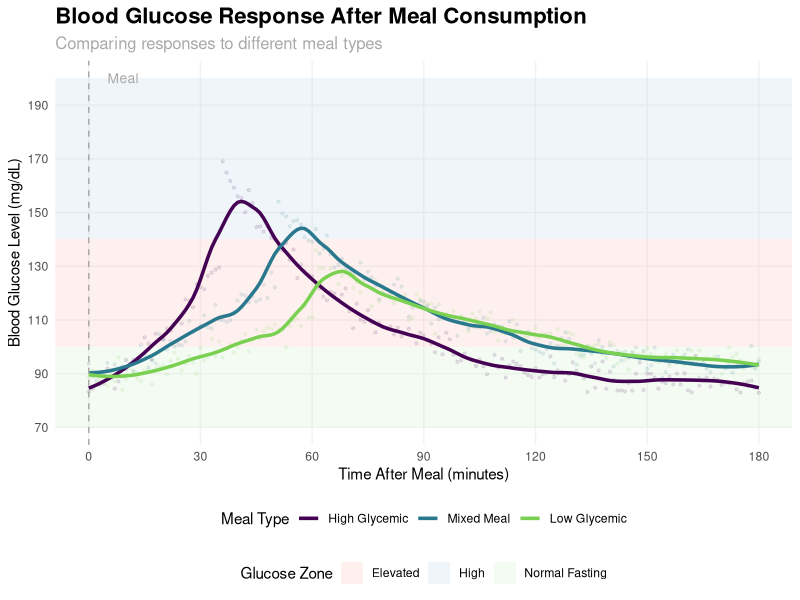
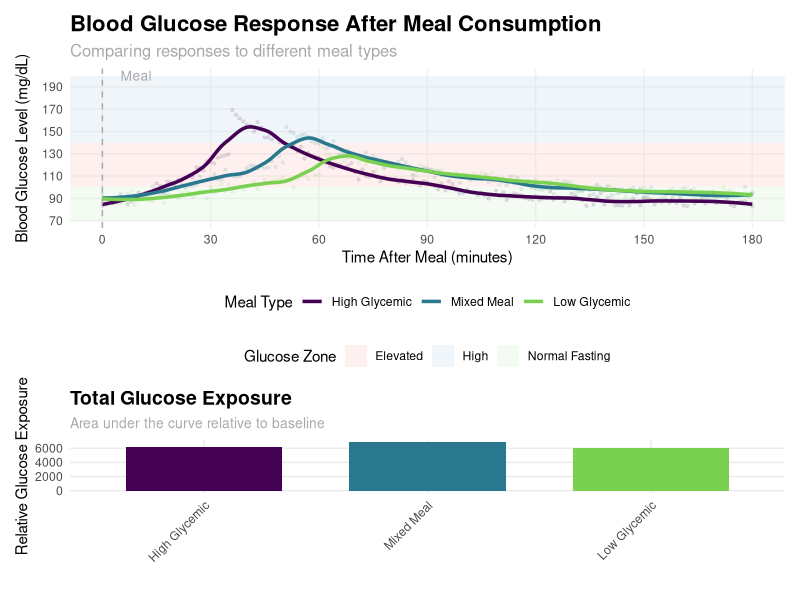
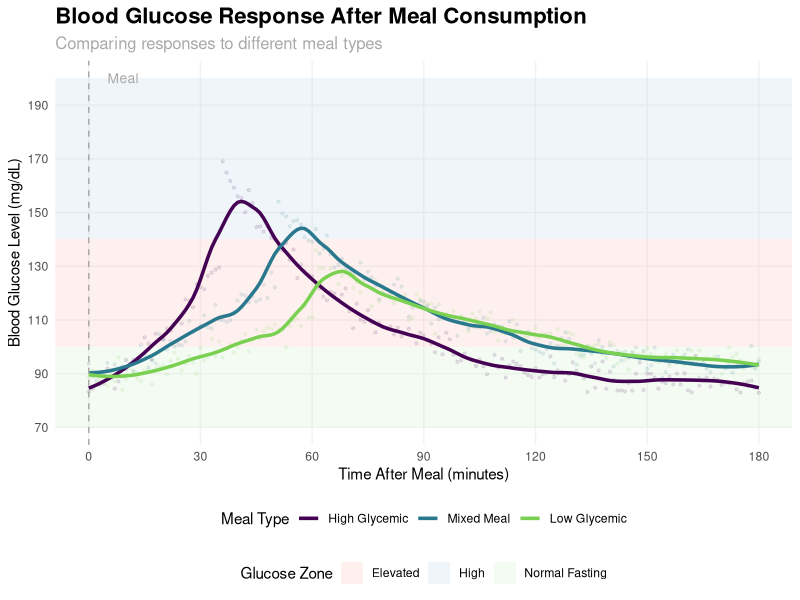

Write the R code that produced these figures, in order.
# R Script: Modeling Blood Glucose Levels After a Meal
# This script generates synthetic data, creates a glucose response model,
# and produces a visualization of blood glucose levels after meal consumption

# # Used Claude 3.7 to generate the synthetic data, model, and code.

# Load required libraries
library(ggplot2)
library(dplyr)
library(tidyr)
library(viridis)
library(patchwork)

# Set seed for reproducibility
set.seed(123)

# Generate synthetic blood glucose data
# Time points (in minutes) - tracking for 3 hours after meal
time <- seq(0, 180, by = 1)

# Function to generate glucose response curve with individual parameters
generate_glucose_data <- function(
    baseline = 90,         # Baseline glucose level (mg/dL)
    peak_increase = 60,    # Maximum increase over baseline (mg/dL)
    time_to_peak = 45,     # Time to reach peak (minutes)
    decay_rate = 0.025,    # Rate of return to baseline
    noise_sd = 3           # Standard deviation of random noise
) {
  
  # Model components
  # 1. Baseline glucose level
  # 2. Response curve: increase to peak followed by exponential decay
  
  glucose <- baseline + 
    # Rising phase (logistic growth to peak)
    ifelse(time <= time_to_peak, 
           peak_increase * (time / time_to_peak)^2 / (1 + (time / time_to_peak)^2),
           # Falling phase (exponential decay back to baseline)
           peak_increase * exp(-decay_rate * (time - time_to_peak)))
  
  # Add realistic biological variability
  noise <- rnorm(length(time), mean = 0, sd = noise_sd)
  glucose <- glucose + noise
  
  return(glucose)
}

# Generate data for different meal types
# 1. High glycemic meal (fast spike, fast drop)
# 2. Mixed meal (moderate rise and fall)
# 3. Low glycemic meal (gentle rise, slow fall)

glucose_high_gi <- generate_glucose_data(
  baseline = 85, 
  peak_increase = 85, 
  time_to_peak = 35, 
  decay_rate = 0.03
)

glucose_mixed <- generate_glucose_data(
  baseline = 90, 
  peak_increase = 65, 
  time_to_peak = 50, 
  decay_rate = 0.025
)

glucose_low_gi <- generate_glucose_data(
  baseline = 88, 
  peak_increase = 45, 
  time_to_peak = 60, 
  decay_rate = 0.018
)

# Combine data into a dataframe
glucose_data <- data.frame(
  time = rep(time, 3),
  glucose_level = c(glucose_high_gi, glucose_mixed, glucose_low_gi),
  meal_type = factor(rep(c("High Glycemic", "Mixed Meal", "Low Glycemic"), each = length(time)),
                     levels = c("High Glycemic", "Mixed Meal", "Low Glycemic"))
)

# Create smooth model fit for visualizing the trend
glucose_model <- glucose_data %>%
  group_by(meal_type) %>%
  mutate(smooth_glucose = stats::loess(glucose_level ~ time, span = 0.2)$fitted)

# Define glucose range zones for visualization
glucose_zones <- data.frame(
  start = c(70, 100, 140),
  end = c(100, 140, 200),
  zone = c("Normal Fasting", "Elevated", "High")
)

# Create main visualization
p1 <- ggplot(glucose_model, aes(x = time, y = glucose_level, color = meal_type)) +
  # Add glucose range zones
  geom_rect(data = glucose_zones, inherit.aes = FALSE,
            aes(xmin = -Inf, xmax = Inf, ymin = start, ymax = end, fill = zone),
            alpha = 0.2) +
  # Add raw data points with transparency
  geom_point(alpha = 0.1, size = 0.8) +
  # Add smoothed model lines
  geom_line(aes(y = smooth_glucose), size = 1.2) +
  # Event marker - meal consumption
  geom_vline(xintercept = 0, linetype = "dashed", color = "darkgray") +
  annotate("text", x = 5, y = 200, label = "Meal", hjust = 0, size = 3.5, color = "darkgray") +
  # Labels and titles
  labs(
    title = "Blood Glucose Response After Meal Consumption",
    subtitle = "Comparing responses to different meal types",
    x = "Time After Meal (minutes)",
    y = "Blood Glucose Level (mg/dL)",
    color = "Meal Type",
    fill = "Glucose Zone"
  ) +
  # Set axis limits
  scale_y_continuous(limits = c(70, 200), breaks = seq(70, 200, by = 20)) +
  scale_x_continuous(breaks = seq(0, 180, by = 30)) +
  # Color schemes
  scale_color_viridis(discrete = TRUE, option = "D", end = 0.8) +
  scale_fill_brewer(palette = "Pastel1") +
  # Theming
  theme_minimal() +
  theme(
    plot.title = element_text(face = "bold", size = 16),
    plot.subtitle = element_text(size = 12, color = "darkgray"),
    panel.grid.minor = element_blank(),
    panel.grid.major = element_line(color = "gray95"),
    legend.position = "bottom",
    legend.box = "vertical",
    plot.background = element_rect(fill = "white", color = NA),
    panel.background = element_rect(fill = "white", color = NA)
  )

p1

ggsave("images/modeling_blood_glucose.png", height = 8, width = 12, dpi = 300)

# Create a secondary plot showing area under the curve (glucose exposure)
auc_data <- glucose_model %>%
  group_by(meal_type) %>%
  summarize(total_glucose = sum(smooth_glucose - min(glucose_zones$start)))

p2 <- ggplot(auc_data, aes(x = meal_type, y = total_glucose, fill = meal_type)) +
  geom_col(width = 0.7) +
  labs(
    title = "Total Glucose Exposure",
    subtitle = "Area under the curve relative to baseline",
    x = "",
    y = "Relative Glucose Exposure",
    fill = "Meal Type"
  ) +
  scale_fill_viridis(discrete = TRUE, option = "D", end = 0.8) +
  theme_minimal() +
  theme(
    plot.title = element_text(face = "bold", size = 14),
    plot.subtitle = element_text(size = 10, color = "darkgray"),
    panel.grid.minor = element_blank(),
    axis.text.x = element_text(angle = 45, hjust = 1),
    legend.position = "none",
    plot.background = element_rect(fill = "white", color = NA),
    panel.background = element_rect(fill = "white", color = NA)
  )



# Combine plots using patchwork
combined_plot <- p1 + p2 + plot_layout(heights = c(3, 1))

# Display the combined plot
print(combined_plot)

# Calculate and display summary statistics
glucose_stats <- glucose_data %>%
  group_by(meal_type) %>%
  summarize(
    baseline = first(glucose_level),
    peak = max(glucose_level),
    time_to_peak = time[which.max(glucose_level)],
    glucose_increase = peak - baseline,
    recovery_time = max(time[glucose_level > (baseline + 10)])
  )

print(glucose_stats)

# Optional: Save the plot
# ggsave("glucose_response_model.png", plot = combined_plot, width = 10, height = 8, dpi = 300)